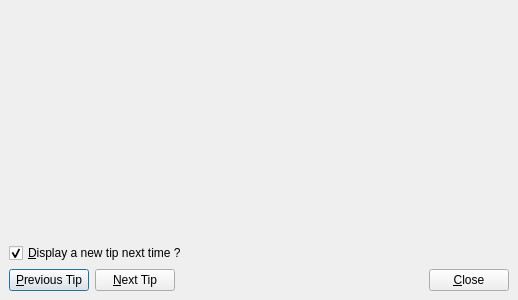
<ui version="4.0" >
 <class>TipsDialog</class>
 <widget class="QDialog" name="TipsDialog" >
  <property name="geometry" >
   <rect>
    <x>0</x>
    <y>0</y>
    <width>518</width>
    <height>300</height>
   </rect>
  </property>
  <property name="windowTitle" >
   <string>Tip of the Day</string>
  </property>
  <layout class="QVBoxLayout" >
   <property name="spacing" >
    <number>6</number>
   </property>
   <property name="margin" >
    <number>9</number>
   </property>
   <item>
    <widget class="QLabel" name="label" >
     <property name="text" >
      <string/>
     </property>
     <property name="pixmap" >
      <pixmap resource="common.qrc" >:/images/images/tinyerp.png</pixmap>
     </property>
     <property name="alignment" >
      <set>Qt::AlignCenter</set>
     </property>
    </widget>
   </item>
   <item>
    <widget class="QLabel" name="uiTip" >
     <property name="text" >
      <string/>
     </property>
     <property name="alignment" >
      <set>Qt::AlignJustify|Qt::AlignVCenter</set>
     </property>
     <property name="wordWrap" >
      <bool>true</bool>
     </property>
    </widget>
   </item>
   <item>
    <widget class="QCheckBox" name="uiShowNextTime" >
     <property name="text" >
      <string>&amp;Display a new tip next time ?</string>
     </property>
     <property name="checked" >
      <bool>true</bool>
     </property>
    </widget>
   </item>
   <item>
    <layout class="QHBoxLayout" >
     <property name="spacing" >
      <number>6</number>
     </property>
     <property name="margin" >
      <number>0</number>
     </property>
     <item>
      <layout class="QHBoxLayout" >
       <property name="spacing" >
        <number>6</number>
       </property>
       <property name="margin" >
        <number>0</number>
       </property>
       <item>
        <widget class="QPushButton" name="pushPrevious" >
         <property name="text" >
          <string>&amp;Previous Tip</string>
         </property>
         <property name="icon" >
          <iconset resource="common.qrc" >:/images/images/previous.png</iconset>
         </property>
        </widget>
       </item>
       <item>
        <widget class="QPushButton" name="pushNext" >
         <property name="text" >
          <string>&amp;Next Tip</string>
         </property>
         <property name="icon" >
          <iconset resource="common.qrc" >:/images/images/next.png</iconset>
         </property>
        </widget>
       </item>
      </layout>
     </item>
     <item>
      <spacer>
       <property name="orientation" >
        <enum>Qt::Horizontal</enum>
       </property>
       <property name="sizeHint" stdset="0" >
        <size>
         <width>40</width>
         <height>20</height>
        </size>
       </property>
      </spacer>
     </item>
     <item>
      <widget class="QPushButton" name="pushClose" >
       <property name="text" >
        <string>&amp;Close</string>
       </property>
       <property name="icon" >
        <iconset resource="common.qrc" >:/images/images/close.png</iconset>
       </property>
      </widget>
     </item>
    </layout>
   </item>
  </layout>
 </widget>
 <resources>
  <include location="common.qrc" />
 </resources>
 <connections/>
</ui>
